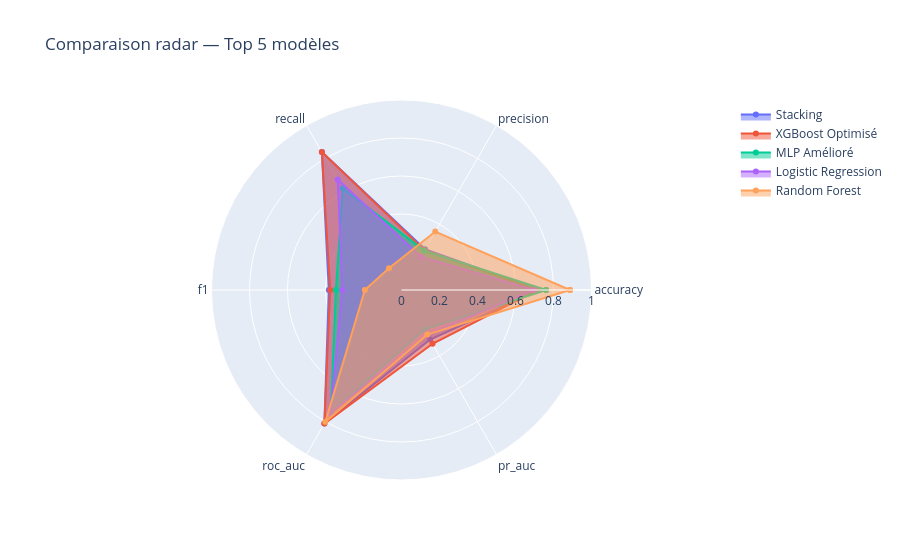

Write notebook code for a chart like this one.
### Code cell
print("="*50)
print("7. COMPARAISON COMPLÈTE DES MODÈLES")
print("="*50)

# Rassembler toutes les métriques
all_metrics = [
    lr_metrics,
    rf_metrics,
    xgb_metrics,
    xgb_opt_metrics,
    mlp_imp_metrics,
    stack_metrics,
]

# Ajouter SMOTE si disponible
if 'xgb_smote_metrics' in locals() and xgb_smote_metrics is not None:
    all_metrics.append(xgb_smote_metrics)

# Créer le tableau comparatif
comparison = compare_classifiers(all_metrics)
print("=== Tableau comparatif complet ===")
display(comparison)

# Sauvegarder
joblib.dump(comparison, '../models/churn_comparison_complete.joblib')

# Visualisation
import plotly.graph_objects as go

metrics_radar = ['accuracy', 'precision', 'recall', 'f1', 'roc_auc', 'pr_auc']
metrics_radar = [m for m in metrics_radar if m in comparison.columns]

fig = go.Figure()
for model_name in comparison.index[:5]:  # Top 5
    values = comparison.loc[model_name, metrics_radar].tolist()
    fig.add_trace(go.Scatterpolar(
        r=values + [values[0]],
        theta=metrics_radar + [metrics_radar[0]],
        fill='toself',
        name=model_name,
    ))

fig.update_layout(
    polar=dict(radialaxis=dict(range=[0, 1])),
    title='Comparaison radar — Top 5 modèles'
)
fig.write_html('../reports/figures/03_radar_comparison_complete.html')
fig.show()

### Figure 1 — Plotly figure (JSON) as saved in the notebook; plotly's stock layout.template omitted (floating-point values rounded to 4 significant figures)
{"data": [{"fill": "toself", "name": "Stacking", "r": [0.724, 0.2478, 0.8382, 0.3826, 0.8117, 0.3008, 0.724], "theta": ["accuracy", "precision", "recall", "f1", "roc_auc", "pr_auc", "accuracy"], "type": "scatterpolar"}, {"fill": "toself", "name": "XGBoost Optimisé", "r": [0.7155, 0.2419, 0.8382, 0.3754, 0.812, 0.3269, 0.7155], "theta": ["accuracy", "precision", "recall", "f1", "roc_auc", "pr_auc", "accuracy"], "type": "scatterpolar"}, {"fill": "toself", "name": "MLP Amélioré", "r": [0.761, 0.2395, 0.6176, 0.3452, 0.7442, 0.2401, 0.761], "theta": ["accuracy", "precision", "recall", "f1", "roc_auc", "pr_auc", "accuracy"], "type": "scatterpolar"}, {"fill": "toself", "name": "Logistic Regression", "r": [0.697, 0.2027, 0.6716, 0.3114, 0.7479, 0.2708, 0.697], "theta": ["accuracy", "precision", "recall", "f1", "roc_auc", "pr_auc", "accuracy"], "type": "scatterpolar"}, {"fill": "toself", "name": "Random Forest", "r": [0.887, 0.3553, 0.1324, 0.1929, 0.8023, 0.2712, 0.887], "theta": ["accuracy", "precision", "recall", "f1", "roc_auc", "pr_auc", "accuracy"], "type": "scatterpolar"}], "layout": {"polar": {"radialaxis": {"range": [0, 1]}}, "title": {"text": "Comparaison radar — Top 5 modèles"}}}
